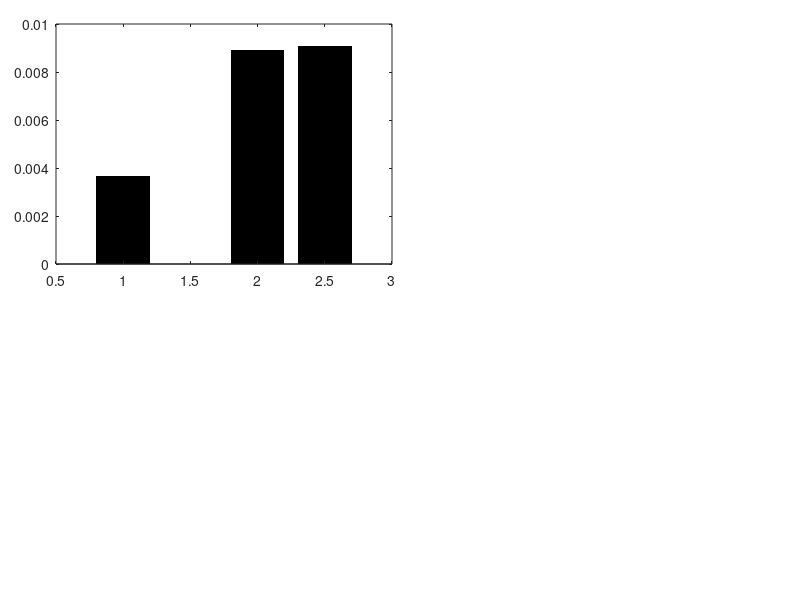

MATLAB code for this plot: (Note: this script raises an error after producing the figure.)
close all;
clear;
clc;

figure('units','normalized','outerposition',[0 0 1 1]);
for ii=1:2
    switch ii
        case 1
            load('TableData_A.mat');
        case 2
            load('TableData_B.mat');
    end
   

subplot('Position',[0.07+(0.555-0.055).*(ii-1),0.56,0.42,0.4]);
if(ii==2)
    b=bar([1 1.5 2.5 3 3.5], yy,'k','LineStyle','none'); hold on
    xx=[1 1.5 2.5 3 3.5];
    
    b.FaceColor = 'flat';
    b.CData(4,:)=hex2rgb('#D70026');
    annotation('line',[0.195,0.321]+0.08+0.5,[0.478 0.478],'color','k','LineWidth',2)
    annotation('line',[0.195,0.195]+0.08+0.5,[0.478 0.508],'color','k','LineWidth',2)
    annotation('line',[0.321,0.321]+0.08+0.5,[0.478 0.508],'color','k','LineWidth',2)
    annotation('line',[0.2580 0.2580]+0.08+0.5,[0.478 0.448],'color','k','LineWidth',2)
    yt(3)./(yt(2)+yt(3))
    for tt=1:5
        if(~isnan(yy(tt)))
           text(xx(tt),yy(tt),['(' num2str(yt(tt)) ' / ' num2str(nn(tt)) ')'],'Fontsize',16,'Horizontalalignment','center','Verticalalignment','bottom'); 
        else
            text(xx(tt),0,['(' num2str(yt(tt)) ' / ' num2str(nn(tt)) ')'],'Fontsize',16,'Horizontalalignment','center','Verticalalignment','bottom'); 
        end
    end
    set(gca,'tickdir','out','YTick',[0:0.005:0.035],'YTickLabel',{'0','0.5','1.0','1.5','2.0','2.5','3.0','3.5'},'XTick',xx,'Yminortick','on','XTickLabel',{'Entry only \newline      ( )',['11 days \newline (' char(8722) ',  )'],'Entry \newline  ( )',[' 96 hrs \newline (' char(8722) ',  )'],['11 days \newline(' char(8722) ',' char(8722) ',  )']},'LineWidth',2,'Fontsize',16)
    % xtickangle(45);
    ylim([0 0.035]);
    text(1.25,0.035,'April 11 - June 24','Fontsize',18,'HorizontalAlignment','center');
    text(3,0.035,'June 25 - August 26','Fontsize',18,'HorizontalAlignment','center');
    ylabel('Positivity rate (%)','Fontsize',18);
    text(2.44,-0.0106,'Entry and Exit','Fontsize',16)
    xlabel('Time of testing','Fontsize',18,'Position',[2.25,-0.012,-1]);
    text(-0.01,max(ylim),char(64+ii),'Fontsize',32,'FontWeight','bold');
    box off;
    xlim([0.5 4]);
    plot(2.*ones(1,101),linspace(0,0.035,101),'-.','color',[0.6 0.6 0.6],'LineWidth',2);
    
    text(2.76,0.0306202531,'Positivity rate on entry/follow-up','Fontsize',15)
    text(2.76,0.02836,'Positivity rate on exit','color',hex2rgb('#D70026'),'Fontsize',15)
else
    b=bar([1 2 2.5], yy,'k','LineStyle','none'); hold on
    xx=[1 2 2.5];
    
    b.FaceColor = 'flat';
    b.CData(3,:)=hex2rgb('#D70026');
    annotation('line',[0.754726890756303,0.971638655462185]-0.5,[0.478 0.478],'color','k','LineWidth',2)
    annotation('line',[0.754726890756303,0.754726890756303]-0.5,[0.478 0.508],'color','k','LineWidth',2)
    annotation('line',[0.971638655462185,0.971638655462185]-0.5,[0.478 0.508],'color','k','LineWidth',2)
    annotation('line',[0.8632 0.8632]-0.5,[0.478 0.448],'color','k','LineWidth',2)
    yt(3)./(yt(2)+yt(3))
    for tt=1:3
        if(~isnan(yy(tt)))
           text(xx(tt),yy(tt),['(' num2str(yt(tt)) ' / ' num2str(nn(tt)) ')'],'Fontsize',16,'Horizontalalignment','center','Verticalalignment','bottom'); 
        else
            text(xx(tt),0,['(' num2str(yt(tt)) ' / ' num2str(nn(tt)) ')'],'Fontsize',16,'Horizontalalignment','center','Verticalalignment','bottom'); 
        end
    end
    set(gca,'tickdir','out','YTick',[0:0.005:0.035],'XTick',[1 2 2.5],'YTickLabel',{'0','0.5','1.0','1.5','2.0','2.5','3.0','3.5'},'Yminortick','on','XTickLabel',{'Entry only \newline      ( )','Entry \newline   ( )',[' 96 hrs \newline (' char(8722) ',  )']},'LineWidth',2,'Fontsize',16)
    % xtickangle(45);
    ylim([0 0.035]);    
    text(1,0.035,'April 11 - August 12','Fontsize',18,'HorizontalAlignment','center');
    text(2.25,0.035,'August 13 - August 26','Fontsize',18,'HorizontalAlignment','center');
    ylabel('Positivity rate (%)','Fontsize',18);
    text(2.01,-0.0106,'Entry and Exit','Fontsize',16)
    xlabel('Time of testing','Fontsize',18,'Position',[1.75,-0.012,-1]);
    text(0.147,max(ylim),char(64+ii),'Fontsize',32,'FontWeight','bold');
    box off;
    xlim([0.5 3]);
    plot(1.5.*ones(1,101),linspace(0,0.035,101),'-.','color',[0.6 0.6 0.6],'LineWidth',2);
    text(2.36875,0.0306202531,'Positivity rate on entry','Fontsize',15)
    text(2.368749999999999,0.02836,'Positivity rate on exit','color',hex2rgb('#D70026'),'Fontsize',15)
end
if(ii==2)
    text(0.9525,-0.005230149597238,'+','FontWeight','bold','Fontsize',16);
    text(1.488435563816605,-0.005230149597238,'+','FontWeight','bold','Fontsize',16);
    text(2.4469,-0.005230149597238,'+','FontWeight','bold','Fontsize',16);
    text(3.002066294919456,-0.005230149597238,'+','FontWeight','bold','Fontsize',16);
    text(3.5572,-0.005230149597238,'+','FontWeight','bold','Fontsize',16);
else
    text(0.965625,-0.005230149597238,'+','FontWeight','bold','Fontsize',16);
    text(1.9817,-0.005230149597238,'+','FontWeight','bold','Fontsize',16);
    text(2.5052,-0.005230149597238,'+','FontWeight','bold','Fontsize',16);
end

end

print(gcf,'Figure2','-dpng','-r600');
print(gcf,'Figure2','-depsc','-r600');
